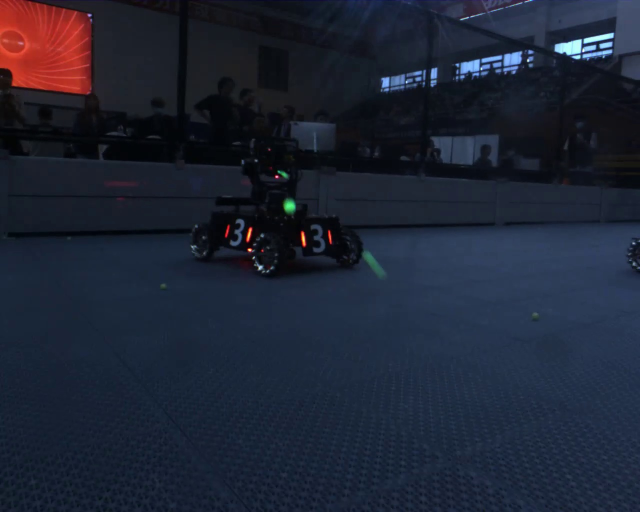
#> input picture resources/707.jpg, 1280 x 1024 px (shown at 1/2 size)
$ python -i missile_dectet.py   (imports and definitions only)
#> lines starting #> are read from the running program, lines starting #| are printed output that depends on the picture; after the words box and inside, x2 and y2 are one past the last pixel; in counts of white or black regions, pixels touching at a corner belong together
#> further down, picture is the input picture: shape (1024, 1280, 3); mean B, G, R 51.6, 36.3, 30.4
'''
飞镖预警类
飞镖预警调过的参数直接放在函数里，不放在整体的config
'''
import cv2
import numpy as np
import traceback
import time

from radar_class.common import is_inside
from radar_class.config import enemy2color,two_stage_time


def missile_filter(frame_m, red=True):
    ######## param #############
    # H域的上下限
#> called with red = True
    if red:
        l = 170
        h = 180
    else:
        l = 95
        h = 100
    intensity_thre = 175
    #########################
    # intensity threshold
    gray = cv2.cvtColor(frame_m, cv2.COLOR_BGR2GRAY)
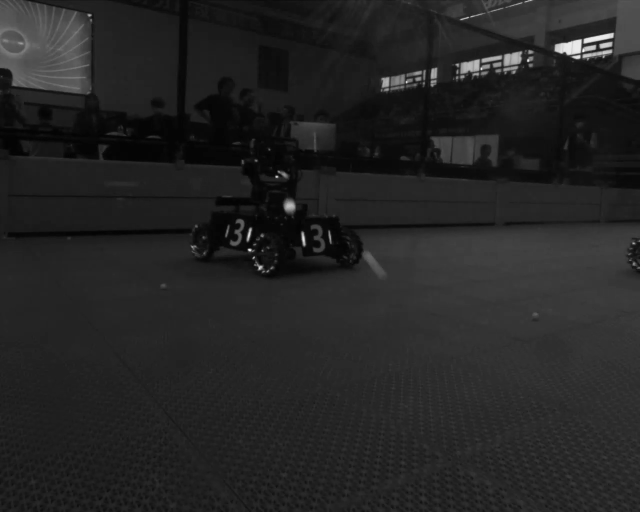
#> gray: shape (1024, 1280) (shown at 1/2 size); min 1, max 253, mean 36.3
    gray = cv2.medianBlur(gray, 5)
    gray[gray < intensity_thre] = 0    #阈值化
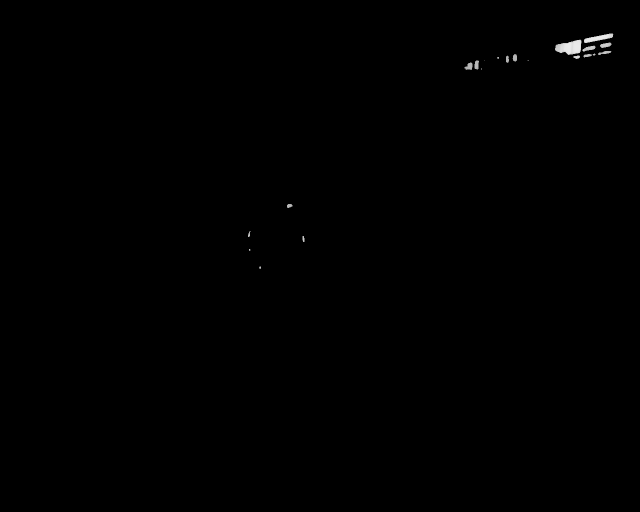
#> gray: shape (1024, 1280) (shown at 1/2 size); min 0, max 237, mean 0.5
    # hsv threshold
    frame_hsv = cv2.cvtColor(frame_m, cv2.COLOR_BGR2HSV)
#> frame_hsv: shape (1024, 1280, 3); mean H, S, V 107.5, 124.3, 54.9
    frame_ii = cv2.inRange(frame_hsv, (l, 170, 0), (h, 255, 255))
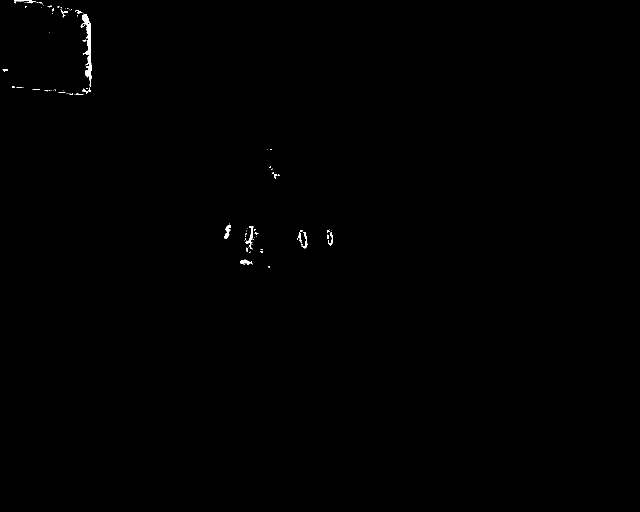
#> frame_ii: shape (1024, 1280) (shown at 1/2 size); 0.21% white; 92 white regions (75 under 20 px), largest, box (x1, y1, x2, y2) and area: (161, 28, 184, 174) 1118, (491, 452, 507, 494) 202, (448, 449, 461, 477) 176
    # to dilate the small area
    kernel = cv2.getStructuringElement(cv2.MORPH_RECT, (7, 7))
    frame_ii = cv2.dilate(frame_ii, kernel)
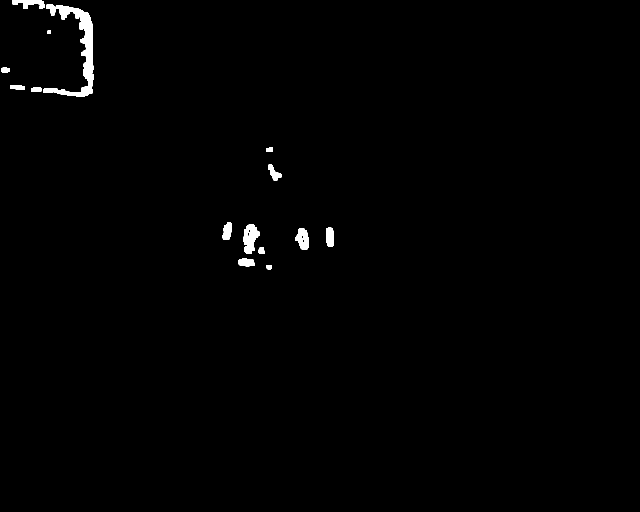
#> frame_ii: shape (1024, 1280) (shown at 1/2 size); 0.79% white; 16 white regions, largest, box (x1, y1, x2, y2) and area: (86, 10, 187, 193) 4456, (486, 449, 520, 508) 1263, (591, 457, 618, 500) 810
    gray[frame_ii < 200] = 0  # reserve the responding area
#> gray: shape (1024, 1280); 0.22% of pixels changed, all inside (x1, y1, x2, y2) = (496, 67, 1227, 538)
    return gray


class Missile(object):
    '''
    飞镖预警类
    '''
    # 下列参数均为第一阶段参数
    _region_thre = [100, 40000]  # 响应区域bounding box大小上下限
    _intensity_bound = 175

    # [156 lines left out: functions __init__, _push_init_project, init_two_stage, detect_two_stage, detect, not called in this run]

    def __del__(self):
        if self._debug:
            cv2.destroyWindow("missile_debug")

>>> import cv2
>>> picture = cv2.imread('../resources/707.jpg')
>>> result = missile_filter(picture)

$ run again, on resources/beijing.png
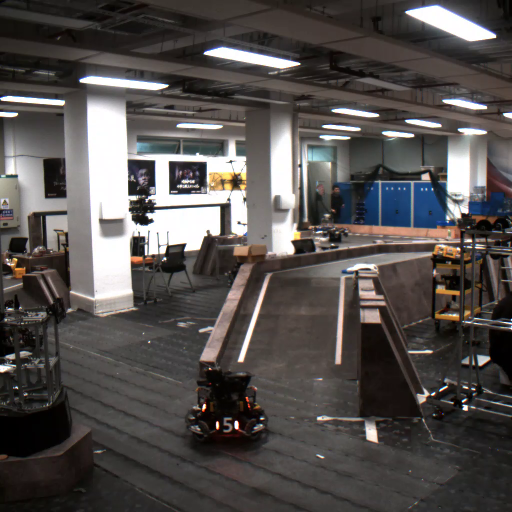
#> input picture resources/beijing.png, 1024 x 1024 px (shown at 1/2 size)
#> picture is the input picture: shape (1024, 1024, 3); mean B, G, R 77.8, 79.6, 83.9
#> frame_hsv: shape (1024, 1024, 3); mean H, S, V 40.9, 45, 86.6
#> in missile_filter, `frame_ii = cv2.inRange(frame_hsv, (l, 170, 0), (h, 255, 255))`:
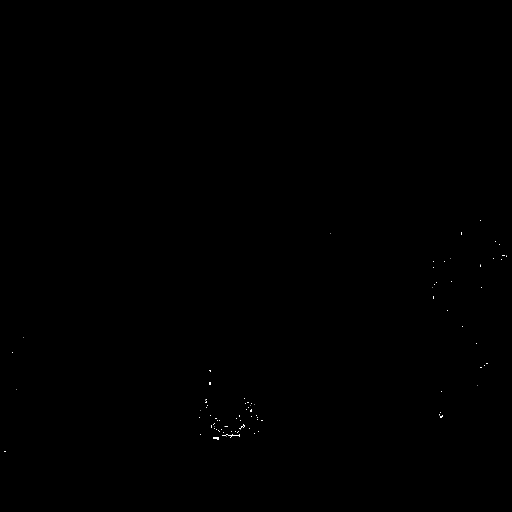
#> frame_ii: shape (1024, 1024) (shown at 1/2 size); 0.05% white in thin lines or dots, all inside (x1, y1, x2, y2) = (8, 440, 1014, 904)
#> in missile_filter, `frame_ii = cv2.dilate(frame_ii, kernel)`:
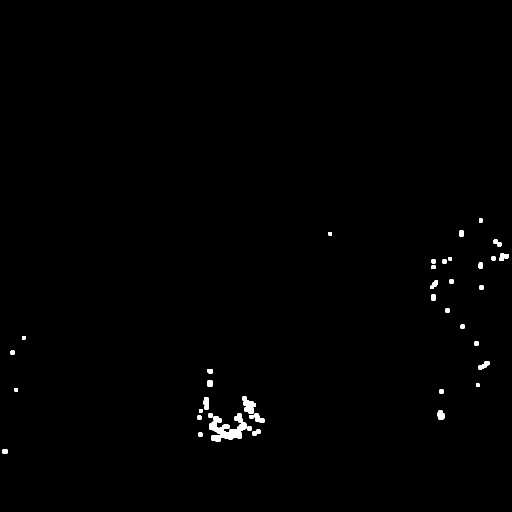
#> frame_ii: shape (1024, 1024) (shown at 1/2 size); 0.54% white; 39 white regions, largest, box (x1, y1, x2, y2) and area: (419, 827, 493, 883) 1864, (485, 793, 512, 827) 502, (407, 795, 418, 819) 218
